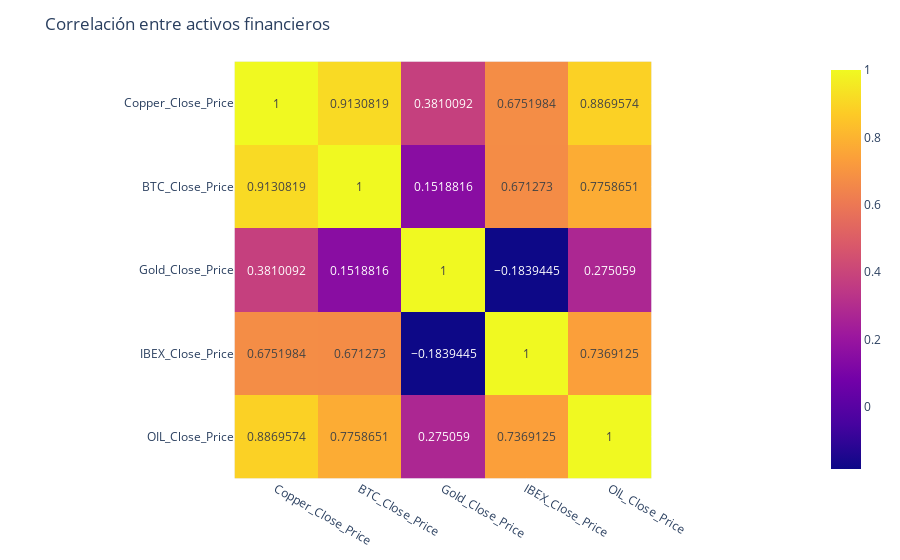

The notebook cell saved with this chart:
### Code cell
import plotly.express as px
import plotly.express as px
import plotly.graph_objects as go
import plotly.express as px
import plotly.io as pio

#pio.init_notebook_mode()
fig2 = px.imshow(df_corr, text_auto=True)
fig2.write_html( 'Data/Correlación.html' )
fig2.update_layout(title='Correlación entre activos financieros ')
fig2.show()

### Figure 1 — Plotly figure (JSON) as saved in the notebook; plotly's stock layout.template omitted (floating-point values rounded to 4 significant figures)
{"data": [{"coloraxis": "coloraxis", "hovertemplate": "x: %{x}<br>y: %{y}<br>color: %{z}<extra></extra>", "name": "0", "texttemplate": "%{z}", "type": "heatmap", "x": ["Copper_Close_Price", "BTC_Close_Price", "Gold_Close_Price", "IBEX_Close_Price", "OIL_Close_Price"], "xaxis": "x", "y": ["Copper_Close_Price", "BTC_Close_Price", "Gold_Close_Price", "IBEX_Close_Price", "OIL_Close_Price"], "yaxis": "y", "z": [[1, 0.9131, 0.381, 0.6752, 0.887], [0.9131, 1, 0.1519, 0.6713, 0.7759], [0.381, 0.1519, 1, -0.1839, 0.2751], [0.6752, 0.6713, -0.1839, 1, 0.7369], [0.887, 0.7759, 0.2751, 0.7369, 1]]}], "layout": {"coloraxis": {"colorscale": [[0, "#0d0887"], [0.1111, "#46039f"], [0.2222, "#7201a8"], [0.3333, "#9c179e"], [0.4444, "#bd3786"], [0.5556, "#d8576b"], [0.6667, "#ed7953"], [0.7778, "#fb9f3a"], [0.8889, "#fdca26"], [1, "#f0f921"]]}, "margin": {"t": 60}, "title": {"text": "Correlación entre activos financieros "}, "xaxis": {"anchor": "y", "constrain": "domain", "domain": [0, 1], "scaleanchor": "y"}, "yaxis": {"anchor": "x", "autorange": "reversed", "constrain": "domain", "domain": [0, 1]}}}
